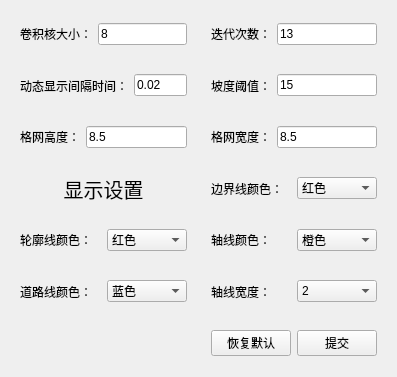
<?xml version="1.0" encoding="UTF-8"?>
<ui version="4.0">
 <class>Form</class>
 <widget class="QWidget" name="Form">
  <property name="geometry">
   <rect>
    <x>0</x>
    <y>0</y>
    <width>397</width>
    <height>377</height>
   </rect>
  </property>
  <property name="windowTitle">
   <string>Form</string>
  </property>
  <layout class="QGridLayout" name="gridLayout">
   <item row="0" column="0">
    <widget class="QWidget" name="widget" native="true">
     <layout class="QHBoxLayout" name="horizontalLayout">
      <item>
       <widget class="QLabel" name="label">
        <property name="text">
         <string>卷积核大小：</string>
        </property>
       </widget>
      </item>
      <item>
       <widget class="QLineEdit" name="lineEdit_kernelSize">
        <property name="text">
         <string>8</string>
        </property>
       </widget>
      </item>
     </layout>
    </widget>
   </item>
   <item row="1" column="0">
    <widget class="QWidget" name="widget_2" native="true">
     <layout class="QHBoxLayout" name="horizontalLayout_2">
      <item>
       <widget class="QLabel" name="label_2">
        <property name="text">
         <string>动态显示间隔时间：</string>
        </property>
       </widget>
      </item>
      <item>
       <widget class="QLineEdit" name="lineEdit_sleepTime">
        <property name="text">
         <string>0.02</string>
        </property>
       </widget>
      </item>
     </layout>
    </widget>
   </item>
   <item row="0" column="1">
    <widget class="QWidget" name="widget_3" native="true">
     <layout class="QHBoxLayout" name="horizontalLayout_3">
      <item>
       <widget class="QLabel" name="label_3">
        <property name="text">
         <string>迭代次数：</string>
        </property>
       </widget>
      </item>
      <item>
       <widget class="QLineEdit" name="lineEdit_iterNum">
        <property name="text">
         <string>13</string>
        </property>
       </widget>
      </item>
     </layout>
    </widget>
   </item>
   <item row="4" column="1">
    <widget class="QWidget" name="widget_7" native="true">
     <layout class="QHBoxLayout" name="horizontalLayout_7">
      <item>
       <widget class="QLabel" name="label_7">
        <property name="text">
         <string>轴线颜色：</string>
        </property>
       </widget>
      </item>
      <item>
       <widget class="QComboBox" name="comboBox_axisColor">
        <property name="currentIndex">
         <number>1</number>
        </property>
        <item>
         <property name="text">
          <string>红色</string>
         </property>
        </item>
        <item>
         <property name="text">
          <string>橙色</string>
         </property>
        </item>
        <item>
         <property name="text">
          <string>黄色</string>
         </property>
        </item>
        <item>
         <property name="text">
          <string>绿色</string>
         </property>
        </item>
        <item>
         <property name="text">
          <string>青色</string>
         </property>
        </item>
        <item>
         <property name="text">
          <string>蓝色</string>
         </property>
        </item>
        <item>
         <property name="text">
          <string>紫色</string>
         </property>
        </item>
        <item>
         <property name="text">
          <string>黑色</string>
         </property>
        </item>
        <item>
         <property name="text">
          <string>白色</string>
         </property>
        </item>
        <item>
         <property name="text">
          <string>灰色</string>
         </property>
        </item>
       </widget>
      </item>
     </layout>
    </widget>
   </item>
   <item row="2" column="1">
    <widget class="QWidget" name="widget_9" native="true">
     <layout class="QHBoxLayout" name="horizontalLayout_9">
      <item>
       <widget class="QLabel" name="label_9">
        <property name="text">
         <string>格网宽度：</string>
        </property>
       </widget>
      </item>
      <item>
       <widget class="QLineEdit" name="lineEdit_gradWe">
        <property name="text">
         <string>8.5</string>
        </property>
       </widget>
      </item>
     </layout>
    </widget>
   </item>
   <item row="2" column="0">
    <widget class="QWidget" name="widget_10" native="true">
     <layout class="QHBoxLayout" name="horizontalLayout_10">
      <item>
       <widget class="QLabel" name="label_10">
        <property name="text">
         <string>格网高度：</string>
        </property>
       </widget>
      </item>
      <item>
       <widget class="QLineEdit" name="lineEdit_gradSn">
        <property name="text">
         <string>8.5</string>
        </property>
       </widget>
      </item>
     </layout>
    </widget>
   </item>
   <item row="1" column="1">
    <widget class="QWidget" name="widget_11" native="true">
     <layout class="QHBoxLayout" name="horizontalLayout_11">
      <item>
       <widget class="QLabel" name="label_11">
        <property name="text">
         <string>坡度阈值：</string>
        </property>
       </widget>
      </item>
      <item>
       <widget class="QLineEdit" name="lineEdit_slopeThreshold">
        <property name="text">
         <string>15</string>
        </property>
       </widget>
      </item>
     </layout>
    </widget>
   </item>
   <item row="4" column="0">
    <widget class="QWidget" name="widget_6" native="true">
     <layout class="QHBoxLayout" name="horizontalLayout_6">
      <item>
       <widget class="QLabel" name="label_6">
        <property name="text">
         <string>轮廓线颜色：</string>
        </property>
       </widget>
      </item>
      <item>
       <widget class="QComboBox" name="comboBox_contourPenCol">
        <item>
         <property name="text">
          <string>红色</string>
         </property>
        </item>
        <item>
         <property name="text">
          <string>橙色</string>
         </property>
        </item>
        <item>
         <property name="text">
          <string>黄色</string>
         </property>
        </item>
        <item>
         <property name="text">
          <string>绿色</string>
         </property>
        </item>
        <item>
         <property name="text">
          <string>青色</string>
         </property>
        </item>
        <item>
         <property name="text">
          <string>蓝色</string>
         </property>
        </item>
        <item>
         <property name="text">
          <string>紫色</string>
         </property>
        </item>
        <item>
         <property name="text">
          <string>黑色</string>
         </property>
        </item>
        <item>
         <property name="text">
          <string>白色</string>
         </property>
        </item>
        <item>
         <property name="text">
          <string>灰色</string>
         </property>
        </item>
       </widget>
      </item>
     </layout>
    </widget>
   </item>
   <item row="3" column="0">
    <widget class="QLabel" name="label_5">
     <property name="font">
      <font>
       <pointsize>15</pointsize>
       <weight>50</weight>
       <bold>false</bold>
      </font>
     </property>
     <property name="text">
      <string>显示设置</string>
     </property>
     <property name="alignment">
      <set>Qt::AlignCenter</set>
     </property>
    </widget>
   </item>
   <item row="3" column="1">
    <widget class="QWidget" name="widget_4" native="true">
     <layout class="QHBoxLayout" name="horizontalLayout_4">
      <item>
       <widget class="QLabel" name="label_4">
        <property name="text">
         <string>边界线颜色：</string>
        </property>
       </widget>
      </item>
      <item>
       <widget class="QComboBox" name="comboBox_outlineColor">
        <item>
         <property name="text">
          <string>红色</string>
         </property>
        </item>
        <item>
         <property name="text">
          <string>橙色</string>
         </property>
        </item>
        <item>
         <property name="text">
          <string>黄色</string>
         </property>
        </item>
        <item>
         <property name="text">
          <string>绿色</string>
         </property>
        </item>
        <item>
         <property name="text">
          <string>青色</string>
         </property>
        </item>
        <item>
         <property name="text">
          <string>蓝色</string>
         </property>
        </item>
        <item>
         <property name="text">
          <string>紫色</string>
         </property>
        </item>
        <item>
         <property name="text">
          <string>黑色</string>
         </property>
        </item>
        <item>
         <property name="text">
          <string>白色</string>
         </property>
        </item>
        <item>
         <property name="text">
          <string>灰色</string>
         </property>
        </item>
       </widget>
      </item>
     </layout>
    </widget>
   </item>
   <item row="6" column="1">
    <widget class="QWidget" name="widget_12" native="true">
     <layout class="QHBoxLayout" name="horizontalLayout_12">
      <item>
       <widget class="QPushButton" name="pushButton_default">
        <property name="text">
         <string>恢复默认</string>
        </property>
       </widget>
      </item>
      <item>
       <widget class="QPushButton" name="pushButton_submit">
        <property name="text">
         <string>提交</string>
        </property>
       </widget>
      </item>
     </layout>
    </widget>
   </item>
   <item row="5" column="0">
    <widget class="QWidget" name="widget_8" native="true">
     <layout class="QHBoxLayout" name="horizontalLayout_5">
      <item>
       <widget class="QLabel" name="label_8">
        <property name="text">
         <string>道路线颜色：</string>
        </property>
       </widget>
      </item>
      <item>
       <widget class="QComboBox" name="comboBox_roadPenCol">
        <property name="currentIndex">
         <number>5</number>
        </property>
        <item>
         <property name="text">
          <string>红色</string>
         </property>
        </item>
        <item>
         <property name="text">
          <string>橙色</string>
         </property>
        </item>
        <item>
         <property name="text">
          <string>黄色</string>
         </property>
        </item>
        <item>
         <property name="text">
          <string>绿色</string>
         </property>
        </item>
        <item>
         <property name="text">
          <string>青色</string>
         </property>
        </item>
        <item>
         <property name="text">
          <string>蓝色</string>
         </property>
        </item>
        <item>
         <property name="text">
          <string>紫色</string>
         </property>
        </item>
        <item>
         <property name="text">
          <string>黑色</string>
         </property>
        </item>
        <item>
         <property name="text">
          <string>白色</string>
         </property>
        </item>
        <item>
         <property name="text">
          <string>灰色</string>
         </property>
        </item>
       </widget>
      </item>
     </layout>
    </widget>
   </item>
   <item row="5" column="1">
    <widget class="QWidget" name="widget_5" native="true">
     <layout class="QHBoxLayout" name="horizontalLayout_8">
      <item>
       <widget class="QLabel" name="label_12">
        <property name="text">
         <string>轴线宽度：</string>
        </property>
       </widget>
      </item>
      <item>
       <widget class="QComboBox" name="comboBox_axisWidth">
        <property name="font">
         <font>
          <weight>50</weight>
          <bold>false</bold>
         </font>
        </property>
        <property name="currentIndex">
         <number>1</number>
        </property>
        <item>
         <property name="text">
          <string>1</string>
         </property>
        </item>
        <item>
         <property name="text">
          <string>2</string>
         </property>
        </item>
        <item>
         <property name="text">
          <string>3</string>
         </property>
        </item>
        <item>
         <property name="text">
          <string>4</string>
         </property>
        </item>
        <item>
         <property name="text">
          <string>5</string>
         </property>
        </item>
       </widget>
      </item>
     </layout>
    </widget>
   </item>
  </layout>
 </widget>
 <resources/>
 <connections>
  <connection>
   <sender>pushButton_default</sender>
   <signal>clicked()</signal>
   <receiver>Form</receiver>
   <slot>reset()</slot>
   <hints>
    <hint type="sourcelabel">
     <x>255</x>
     <y>260</y>
    </hint>
    <hint type="destinationlabel">
     <x>283</x>
     <y>-2</y>
    </hint>
   </hints>
  </connection>
  <connection>
   <sender>pushButton_submit</sender>
   <signal>clicked()</signal>
   <receiver>Form</receiver>
   <slot>commit()</slot>
   <hints>
    <hint type="sourcelabel">
     <x>362</x>
     <y>259</y>
    </hint>
    <hint type="destinationlabel">
     <x>361</x>
     <y>1</y>
    </hint>
   </hints>
  </connection>
 </connections>
 <slots>
  <slot>reset()</slot>
  <slot>commit()</slot>
 </slots>
</ui>
